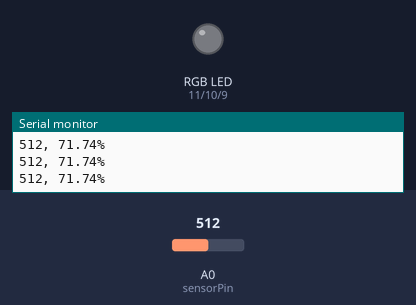
This sketch was run on a simulated Arduino Uno, built with avr-gcc and run on an emulated ATmega328P. Shown: an RGB LED mixed from three pins (HIGH = lit), the last lines printed to the serial monitor. The inputs (shaded band) are chosen by the test bench; at power-on: A0 (sensorPin) = 512. Dim RGB values are drawn brighter than linear.

Above: at 1.2 s.
1.3 s: A0 (sensorPin) set to 490
At 2.5 s:
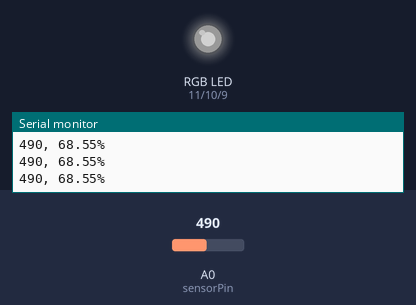
2.9 s: A0 (sensorPin) set to 212
4.4 s: A0 (sensorPin) set to 184
At 5.2 s:
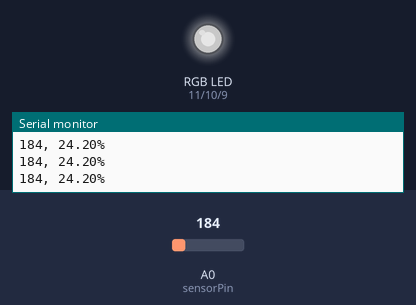
5.9 s: A0 (sensorPin) set to 53
7.4 s: A0 (sensorPin) set to 45
At 7.9 s:
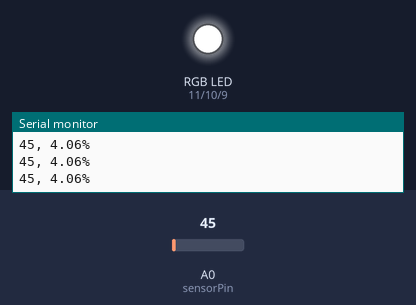
8.9 s: A0 (sensorPin) set to 122
At 9.3 s:
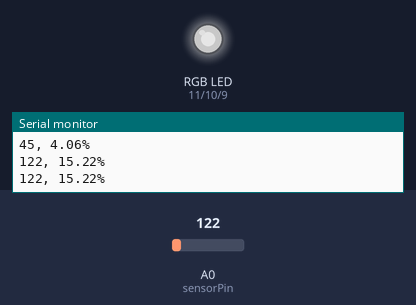
Timing chart, 0 to 11.5 s (numbered marks = the images above; inputs shaded):
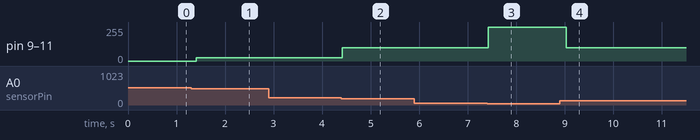

Measured:
- the behaviour switches between 200 and 199 on A0 (sensorPin) (found by bisection; images 1 and 2)
- the behaviour switches between 50 and 49 on A0 (sensorPin) (found by bisection; images 2 and 3)
- after the input at 1.3 s, pin 9 (blue), pin 10 (green), pin 11 (red): 0/255 → 25/255 after 0.11 s
- after the input at 4.4 s, pin 9 (blue), pin 10 (green), pin 11 (red): 25/255 → 100/255 at once
- after the input at 7.4 s, pin 9 (blue), pin 10 (green), pin 11 (red): 100/255 → 255/255 at once
- after the input at 8.9 s, pin 9 (blue), pin 10 (green), pin 11 (red): 255/255 → 100/255 after 0.13 s

The sketch:

day10_creative.ino
```cpp
int sensorPin = A0;
int sensorValue = 0;

int red = 11;
int green = 10;
int blue = 9;


void setup() {
  // put your setup code here, to run once:
  pinMode(red, OUTPUT);
  pinMode(green, OUTPUT);
  pinMode(blue, OUTPUT);

  Serial.begin(9600);
}

void RGB_color(int red_value, int green_value, int blue_value) {
  analogWrite(red, red_value);
  analogWrite(green, green_value);
  analogWrite(blue, blue_value);
}

void loop() {
  sensorValue = analogRead(sensorPin); // read the value from the sensor:
  double percent = (double) (sensorValue - 17) / 690 * 100;

  Serial.print(sensorValue);
  Serial.print(", ");
  Serial.print(percent);
  Serial.println("%");

  if (sensorValue < 50) {
    RGB_color(255,255,255);
  } else if (sensorValue < 200) {
    RGB_color(100,100,100);
  } else if (sensorValue < 500) {
    RGB_color(25,25,25);
  } else {
    RGB_color(0,0,0);
  }

  delay(200);
}
```
